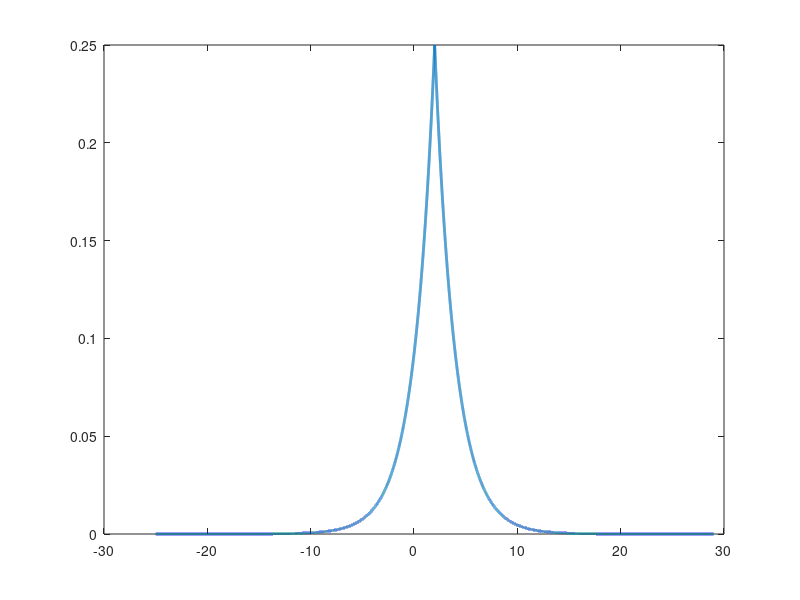
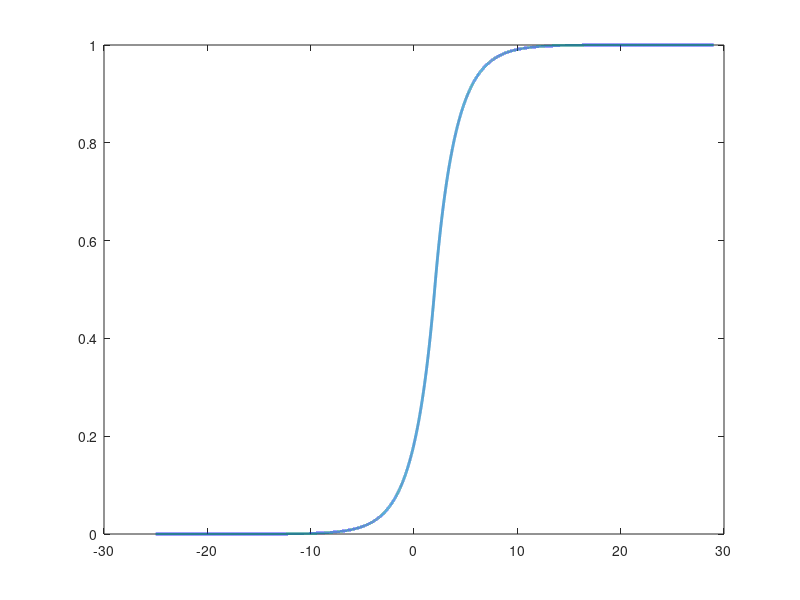
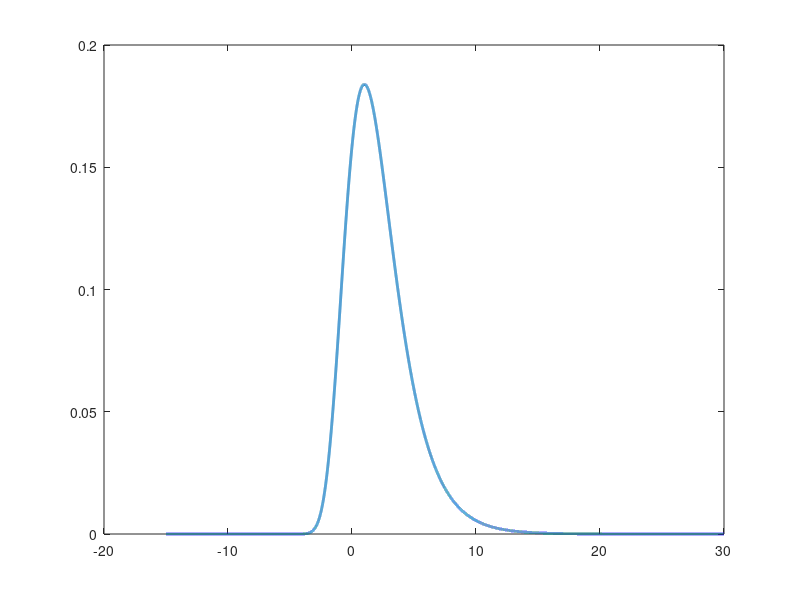
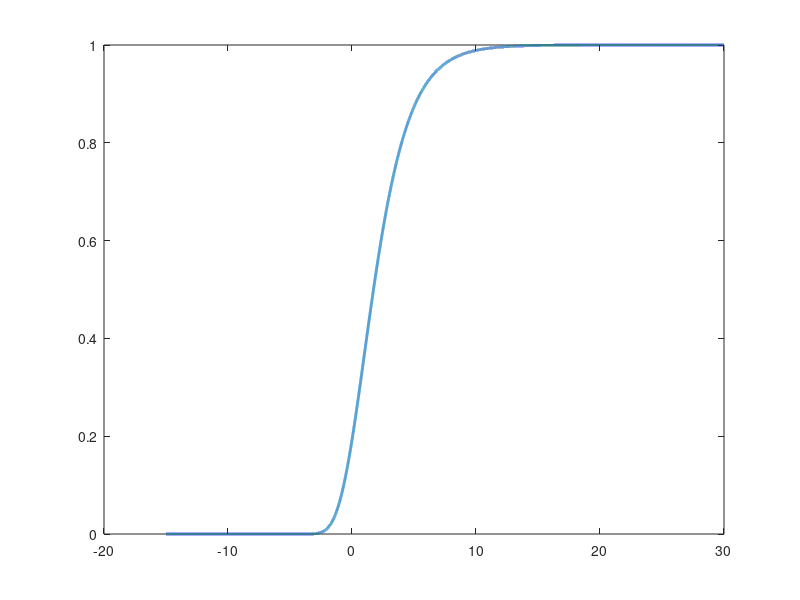

Reproduce these figures in MATLAB, in order.
%Part 1 (Laplace PDF)

interval=0.001; %Setting the width of the Riemann Boxes

xa = -25:interval:29; %Setting the length over which 
%the graph is to be plotted

%Defining the probability density function

mu = 2 ;
b = 2 ;
val=1/(2*b) * exp(-abs(xa-mu)/b) ; %Finding values of pdf corresponding to xa

fig1=figure(1);
plot(xa,val,'linewidth',2) %Plotting the probability density function
fig2=figure(2);
val=val*interval;
plot(xa,cumsum(val),'linewidth',2) %Using cumulative sum to calculate the 
%Riemann Sum Approximation

M=double(sum(xa.*val)); %Calculating Mean
E=double(sum((xa.*xa).*val)); %Calculating Mean of Squares

Var=E-M*M %Finding Variance

%Part 2 (Gumbel PDF)

xa=-15:interval:30; %Setting the length over which 
%the graph is to be plotted

%Defining the probability density function

mu = 1 ;
beta = 2 ;
val=exp(-(xa-mu)/beta-exp(-(xa-mu)/beta))/beta ; %Finding values of pdf corresponding to xa

fig3=figure(3);
plot(xa,val,'linewidth',2) %Plotting the probability density function
fig4=figure(4);
val=val*interval;
plot(xa,cumsum(val),'linewidth',2) %Using cumulative sum to calculate the 
%Riemann Sum Approxinmation

M=double(sum(xa.*val)); %Calculating Mean
E=double(sum((xa.*xa).*val)); %Calculating Mean of Squares 

Var=E-M*M %Calculating Variance

%Part 3 (Cauchy PDF)

xa=-70:interval:70; %Setting the length over which 
%the graph is to be plotted

%Defining the probability density function

x0 = 0 ;
gamma = 1 ;
val=1/(pi*gamma) * (gamma.^2 ./ ((xa-x0).^2 + gamma.^2)) ; %Finding values of pdf corresponding to xa

fig5=figure(5);
plot(xa,val,'linewidth',2) %Plotting the probability density function
fig6=figure(6);
val=val*interval;
plot(xa,cumsum(val),'linewidth',2) %Using cumulative sum to calculate the 
%Riemann Sum Approxinmation

%Variance is undefined, so not computed